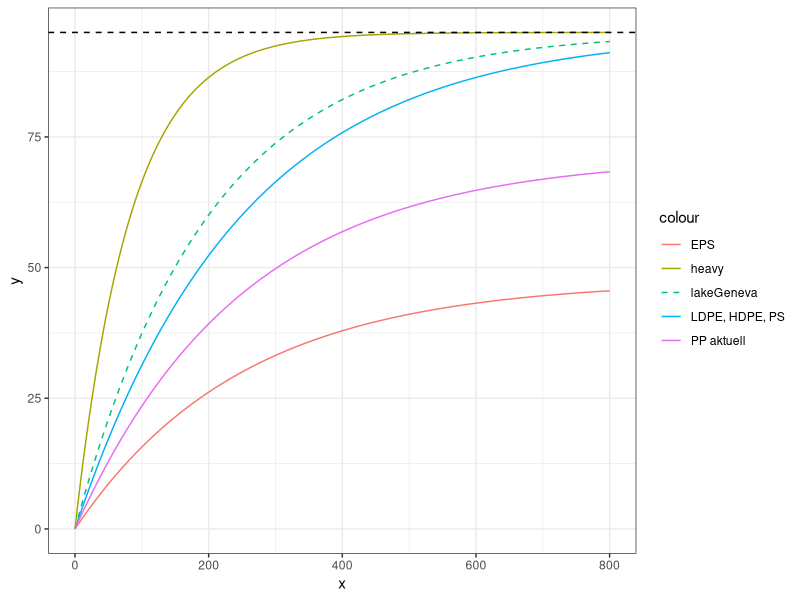

Recreate this plot in R.
###################
# this script is used to determine sedimentation curves for the lakes. We aimed for a about 80% removal rate for the lake Geneva (500km2) in average based on existing measurements (see paper)
##sedimentation curve lakes
#######################

library(ggplot2)
library(zoo)
flache <- seq(1,800000000, by = 10000) #Area of lakes
#area in m2


lakeGeneva <- 0.95*(1- exp(1)^(-0.005*flache*0.000001)) #lake Geneva
y <- 0.95*(1- exp(1)^(-0.004*flache*0.000001))
y_schwer <- 0.95*(1- exp(1)^(-0.012*flache*0.000001)) #heavier polymers. triple the reduction
y_sehrleicht <- 0.95*(1- exp(1)^(-0.0025*flache*0.000001)) #very light polymers
x <- flache * 0.000001					
total <- (y+y+y+y*0.6+y*0.8+y_schwer+y_schwer)/7


ggplot()+
	theme_bw()+
	geom_line(data = data.frame(x = x, y = y*100), aes(x,y, color = "LDPE, HDPE, PS"))+
	geom_line(data = data.frame(x = x, y = lakeGeneva*100), aes(x,y, color = "lakeGeneva"), linetype = "dashed")+
	geom_line(data = data.frame(x = x, y = 0.5*y*100), aes(x,y, color = "EPS"))+
	geom_line(data = data.frame(x = x, y = 0.75*y*100), aes(x,y, color = "PP aktuell"))+
	geom_line(data = data.frame(x = x, y = y_schwer *100), aes(x,y, color = "heavy"))+
	geom_hline(yintercept = 95, linetype = "dashed")
	
	
#check for the integral
AUC <- function(x, y){
	sum(diff(x)*rollmean(y,2))
}

n <- AUC(flache, y) #normal
s <- AUC(flache, y_schwer)
sl <- AUC(flache, y*0.5)
l <- AUC(flache, y*0.75)
AUC(flache,y)

mean(c(n,n,n,s,s,sl,l))
